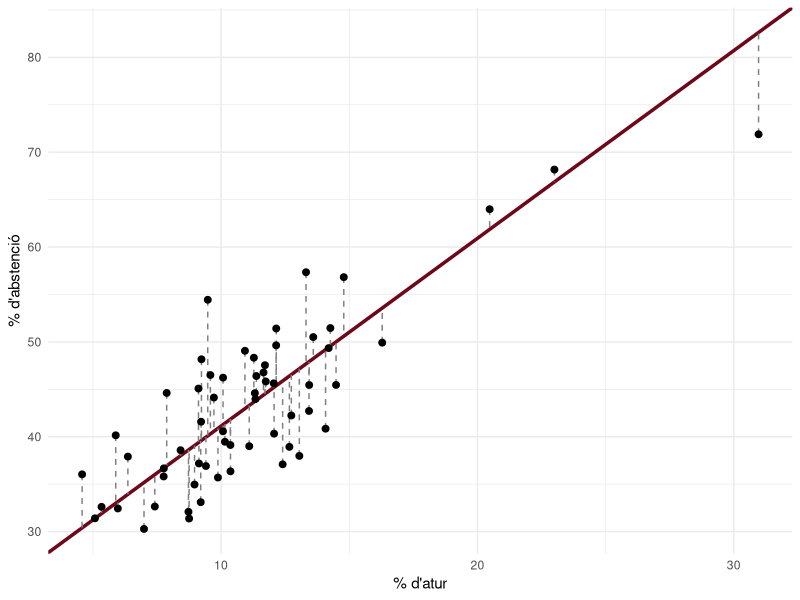
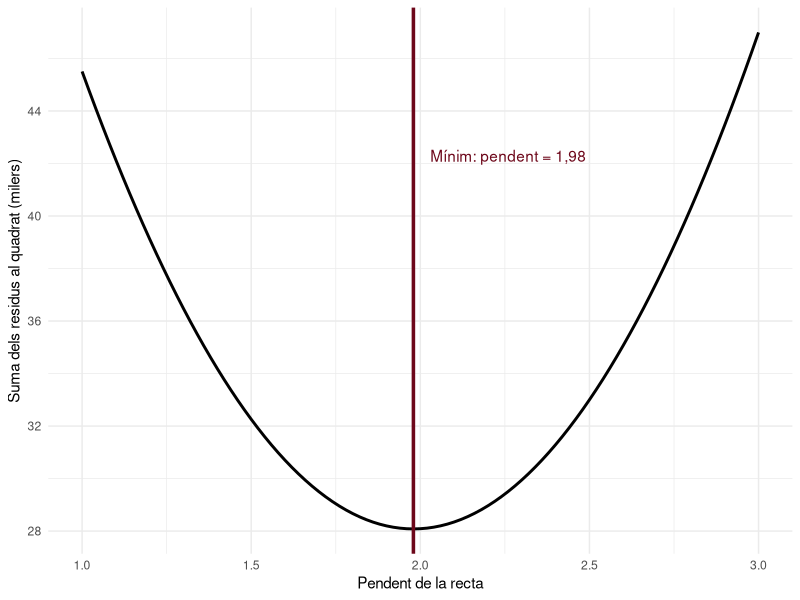
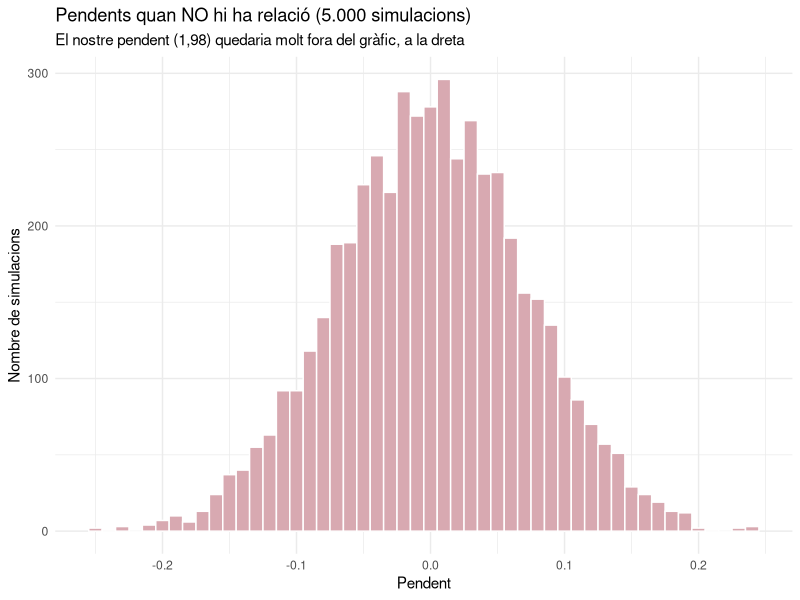

These charts were generated, in order, by the following R code:
## ---- chunk 1
set.seed(1234)
library(tidyverse)

bordeus      <- "#6D071A"
bordeus_clar <- "#D8A9B1"

# Números amb coma decimal per al text
num <- function(x, d = 2) format(round(unname(x), d), nsmall = d, decimal.mark = ",", big.mark = ".")

seccions <- read_csv2("../dades/seccions_censals.csv", show_col_types = FALSE)
bcn <- seccions |> filter(municipi == "Barcelona")
model <- lm(abstencio ~ perc_atur, data = bcn)
## ---- chunk 2
model
## ---- chunk 3
residus <- bcn |>
  mutate(predita = predict(model),             # l'abstenció que prediu la recta
         residu  = abstencio - predita)         # real menys predita

residus |>
  select(seccio, perc_atur, abstencio, predita, residu) |>
  head(5)
## ---- chunk 4
residus |>
  slice_sample(n = 60) |>
  ggplot(aes(x = perc_atur, y = abstencio)) +
  geom_abline(intercept = coef(model)[1], slope = coef(model)[2], color = bordeus, linewidth = 1.2) +
  geom_segment(aes(xend = perc_atur, yend = predita), linetype = "dashed", color = "grey50") +
  geom_point(size = 2) +
  labs(x = "% d'atur", y = "% d'abstenció") +
  theme_minimal()
## ---- chunk 5
suma_quadrats <- function(pendent) {
  intercept <- mean(bcn$abstencio) - pendent * mean(bcn$perc_atur)
  sum((bcn$abstencio - (intercept + pendent * bcn$perc_atur))^2)
}

proves <- tibble(pendent = seq(1, 3, by = 0.02)) |>
  mutate(suma_quadrats = map_dbl(pendent, suma_quadrats))

ggplot(proves, aes(x = pendent, y = suma_quadrats / 1000)) +
  geom_line(linewidth = 1) +
  geom_vline(xintercept = coef(model)[2], color = bordeus, linewidth = 1.2) +
  annotate("text", x = coef(model)[2] + 0.05, y = max(proves$suma_quadrats) / 1000 * 0.9,
           hjust = 0, color = bordeus,
           label = paste0("Mínim: pendent = ", num(coef(model)[2]))) +
  labs(x = "Pendent de la recta", y = "Suma dels residus al quadrat (milers)") +
  theme_minimal()
## ---- chunk 6
bcn |>
  summarise(r = cor(perc_atur, abstencio),
            pendent   = r * sd(abstencio) / sd(perc_atur),
            intercept = mean(abstencio) - pendent * mean(perc_atur))
## ---- chunk 7
residus |>
  summarise(sq_total   = sum((abstencio - mean(abstencio))^2),   # errors amb la mitjana
            sq_residus = sum(residu^2),                          # errors amb la recta
            r_quadrat  = 1 - sq_residus / sq_total)
## ---- chunk 8
summary(model)
## ---- chunk 9
pendents_atzar <- map_dbl(1:5000, function(i) {
  coef(lm(sample(abstencio) ~ perc_atur, data = bcn))[2]
})

ggplot(tibble(pendent = pendents_atzar), aes(x = pendent)) +
  geom_histogram(binwidth = 0.01, fill = bordeus_clar, color = "white") +
  labs(title = "Pendents quan NO hi ha relació (5.000 simulacions)",
       subtitle = paste0("El nostre pendent (", num(coef(model)[2]),
                         ") quedaria molt fora del gràfic, a la dreta"),
       x = "Pendent", y = "Nombre de simulacions") +
  theme_minimal()

range(pendents_atzar)
